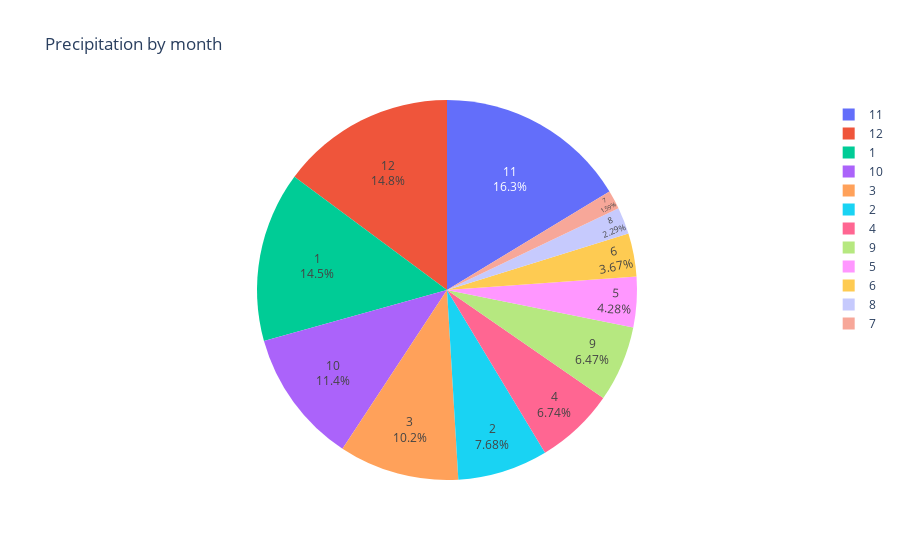

Here is the notebook cell this chart was saved with:
### Code cell
pie_chart=px.pie(monthly_total_precipitation, values='Total Rain (mm)', names = 'Month',title = 'Precipitation by month',hover_data=['Total Rain (mm)'],hole =0)
pie_chart.update_traces(textposition='inside', textinfo='percent+label')
pie_chart.show()

### Figure 1 — Plotly figure (JSON) as saved in the notebook; plotly's stock layout.template omitted (floating-point values rounded to 4 significant figures)
{"data": [{"customdata": [[1488.0], [788.7], [1050.0], [692.6], [439.7], [377.5], [163.1], [234.8], [665.2], [1172.0], [1677.0], [1525.0]], "domain": {"x": [0, 1], "y": [0, 1]}, "hole": 0, "hovertemplate": "Month=%{label}<br>Total Rain (mm)=%{customdata[0]}<extra></extra>", "labels": [1, 2, 3, 4, 5, 6, 7, 8, 9, 10, 11, 12], "legendgroup": "", "name": "", "showlegend": true, "textinfo": "percent+label", "textposition": "inside", "type": "pie", "values": [1488.0, 788.7, 1050.0, 692.6, 439.7, 377.5, 163.1, 234.8, 665.2, 1172.0, 1677.0, 1525.0]}], "layout": {"legend": {"tracegroupgap": 0}, "title": {"text": "Precipitation by month"}}}
